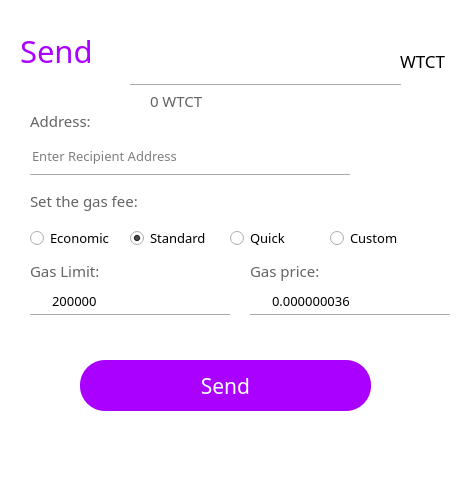
<?xml version="1.0" encoding="UTF-8"?>
<ui version="4.0">
 <class>SendForm</class>
 <widget class="QWidget" name="SendForm">
  <property name="geometry">
   <rect>
    <x>0</x>
    <y>0</y>
    <width>467</width>
    <height>489</height>
   </rect>
  </property>
  <property name="windowTitle">
   <string>Form</string>
  </property>
  <property name="styleSheet">
   <string notr="true">background-color: rgb(255, 255, 255);</string>
  </property>
  <widget class="QLineEdit" name="lineEdit_6">
   <property name="geometry">
    <rect>
     <x>130</x>
     <y>40</y>
     <width>261</width>
     <height>31</height>
    </rect>
   </property>
   <property name="font">
    <font>
     <family>等线</family>
     <pointsize>10</pointsize>
    </font>
   </property>
   <property name="toolTip">
    <string/>
   </property>
   <property name="statusTip">
    <string/>
   </property>
   <property name="whatsThis">
    <string/>
   </property>
   <property name="accessibleName">
    <string/>
   </property>
   <property name="accessibleDescription">
    <string/>
   </property>
   <property name="styleSheet">
    <string notr="true">
QLineEdit[echoMode=&quot;2&quot;] {
    lineedit-password-character:42;
}
</string>
   </property>
   <property name="frame">
    <bool>false</bool>
   </property>
   <property name="echoMode">
    <enum>QLineEdit::Normal</enum>
   </property>
  </widget>
  <widget class="QPushButton" name="closeenterpsw">
   <property name="geometry">
    <rect>
     <x>420</x>
     <y>0</y>
     <width>41</width>
     <height>31</height>
    </rect>
   </property>
   <property name="text">
    <string/>
   </property>
   <property name="icon">
    <iconset>
     <normaloff>pic/close.png</normaloff>pic/close.png</iconset>
   </property>
   <property name="flat">
    <bool>true</bool>
   </property>
  </widget>
  <widget class="QLabel" name="label_15">
   <property name="geometry">
    <rect>
     <x>20</x>
     <y>30</y>
     <width>81</width>
     <height>41</height>
    </rect>
   </property>
   <property name="font">
    <font>
     <family>微软雅黑</family>
     <pointsize>23</pointsize>
     <weight>50</weight>
     <bold>false</bold>
    </font>
   </property>
   <property name="styleSheet">
    <string notr="true">color: rgb(170, 0, 255);</string>
   </property>
   <property name="text">
    <string>Send</string>
   </property>
  </widget>
  <widget class="Line" name="line_38">
   <property name="geometry">
    <rect>
     <x>130</x>
     <y>80</y>
     <width>271</width>
     <height>10</height>
    </rect>
   </property>
   <property name="orientation">
    <enum>Qt::Horizontal</enum>
   </property>
  </widget>
  <widget class="QLabel" name="label_7">
   <property name="geometry">
    <rect>
     <x>400</x>
     <y>50</y>
     <width>51</width>
     <height>21</height>
    </rect>
   </property>
   <property name="font">
    <font>
     <family>等线</family>
     <pointsize>13</pointsize>
    </font>
   </property>
   <property name="text">
    <string>WTCT</string>
   </property>
  </widget>
  <widget class="QPushButton" name="pushButton_9">
   <property name="geometry">
    <rect>
     <x>80</x>
     <y>360</y>
     <width>291</width>
     <height>51</height>
    </rect>
   </property>
   <property name="font">
    <font>
     <family>等线</family>
     <pointsize>16</pointsize>
    </font>
   </property>
   <property name="cursor">
    <cursorShape>PointingHandCursor</cursorShape>
   </property>
   <property name="styleSheet">
    <string notr="true">background-color: rgb(170, 0, 255);
color: rgb(255, 255, 255);
border-radius:25px;</string>
   </property>
   <property name="text">
    <string>Send</string>
   </property>
   <property name="flat">
    <bool>false</bool>
   </property>
  </widget>
  <widget class="Line" name="line_39">
   <property name="geometry">
    <rect>
     <x>30</x>
     <y>310</y>
     <width>200</width>
     <height>10</height>
    </rect>
   </property>
   <property name="orientation">
    <enum>Qt::Horizontal</enum>
   </property>
  </widget>
  <widget class="Line" name="line_40">
   <property name="geometry">
    <rect>
     <x>250</x>
     <y>310</y>
     <width>200</width>
     <height>10</height>
    </rect>
   </property>
   <property name="orientation">
    <enum>Qt::Horizontal</enum>
   </property>
  </widget>
  <widget class="Line" name="line_41">
   <property name="geometry">
    <rect>
     <x>30</x>
     <y>170</y>
     <width>320</width>
     <height>10</height>
    </rect>
   </property>
   <property name="orientation">
    <enum>Qt::Horizontal</enum>
   </property>
  </widget>
  <widget class="QPushButton" name="pushButton_34">
   <property name="geometry">
    <rect>
     <x>360</x>
     <y>130</y>
     <width>41</width>
     <height>41</height>
    </rect>
   </property>
   <property name="cursor">
    <cursorShape>PointingHandCursor</cursorShape>
   </property>
   <property name="autoFillBackground">
    <bool>false</bool>
   </property>
   <property name="text">
    <string/>
   </property>
   <property name="icon">
    <iconset>
     <normaloff>pic/7.png</normaloff>pic/7.png</iconset>
   </property>
   <property name="iconSize">
    <size>
     <width>77</width>
     <height>77</height>
    </size>
   </property>
   <property name="autoDefault">
    <bool>false</bool>
   </property>
   <property name="flat">
    <bool>true</bool>
   </property>
  </widget>
  <widget class="QPushButton" name="pushButton_36">
   <property name="geometry">
    <rect>
     <x>400</x>
     <y>130</y>
     <width>41</width>
     <height>41</height>
    </rect>
   </property>
   <property name="cursor">
    <cursorShape>PointingHandCursor</cursorShape>
   </property>
   <property name="autoFillBackground">
    <bool>false</bool>
   </property>
   <property name="text">
    <string/>
   </property>
   <property name="icon">
    <iconset>
     <normaloff>pic/06.png</normaloff>pic/06.png</iconset>
   </property>
   <property name="iconSize">
    <size>
     <width>77</width>
     <height>77</height>
    </size>
   </property>
   <property name="autoDefault">
    <bool>false</bool>
   </property>
   <property name="flat">
    <bool>true</bool>
   </property>
  </widget>
  <widget class="QLabel" name="label_51">
   <property name="geometry">
    <rect>
     <x>30</x>
     <y>110</y>
     <width>71</width>
     <height>21</height>
    </rect>
   </property>
   <property name="font">
    <font>
     <family>微软雅黑</family>
     <pointsize>11</pointsize>
    </font>
   </property>
   <property name="styleSheet">
    <string notr="true">color: rgb(100, 100, 100);</string>
   </property>
   <property name="text">
    <string>Address:</string>
   </property>
  </widget>
  <widget class="QLabel" name="label_52">
   <property name="geometry">
    <rect>
     <x>150</x>
     <y>90</y>
     <width>161</width>
     <height>21</height>
    </rect>
   </property>
   <property name="font">
    <font>
     <family>微软雅黑</family>
     <pointsize>11</pointsize>
    </font>
   </property>
   <property name="styleSheet">
    <string notr="true">color: rgb(100, 100, 100);</string>
   </property>
   <property name="text">
    <string>0 WTCT</string>
   </property>
  </widget>
  <widget class="QLineEdit" name="lineEdit_7">
   <property name="geometry">
    <rect>
     <x>30</x>
     <y>140</y>
     <width>321</width>
     <height>31</height>
    </rect>
   </property>
   <property name="font">
    <font>
     <family>等线</family>
     <pointsize>10</pointsize>
    </font>
   </property>
   <property name="toolTip">
    <string/>
   </property>
   <property name="statusTip">
    <string/>
   </property>
   <property name="whatsThis">
    <string/>
   </property>
   <property name="accessibleName">
    <string/>
   </property>
   <property name="accessibleDescription">
    <string/>
   </property>
   <property name="styleSheet">
    <string notr="true">
QLineEdit[echoMode=&quot;2&quot;] {
    lineedit-password-character:42;
}
</string>
   </property>
   <property name="frame">
    <bool>false</bool>
   </property>
   <property name="echoMode">
    <enum>QLineEdit::Normal</enum>
   </property>
   <property name="placeholderText">
    <string>Enter Recipient Address</string>
   </property>
  </widget>
  <widget class="QLabel" name="label_53">
   <property name="geometry">
    <rect>
     <x>30</x>
     <y>190</y>
     <width>141</width>
     <height>21</height>
    </rect>
   </property>
   <property name="font">
    <font>
     <family>微软雅黑</family>
     <pointsize>11</pointsize>
    </font>
   </property>
   <property name="styleSheet">
    <string notr="true">color: rgb(100, 100, 100);</string>
   </property>
   <property name="text">
    <string>Set the gas fee:</string>
   </property>
  </widget>
  <widget class="QRadioButton" name="radioButton">
   <property name="geometry">
    <rect>
     <x>30</x>
     <y>230</y>
     <width>89</width>
     <height>16</height>
    </rect>
   </property>
   <property name="font">
    <font>
     <family>微软雅黑</family>
     <pointsize>10</pointsize>
    </font>
   </property>
   <property name="text">
    <string>Economic</string>
   </property>
  </widget>
  <widget class="QRadioButton" name="radioButton_2">
   <property name="geometry">
    <rect>
     <x>130</x>
     <y>230</y>
     <width>89</width>
     <height>16</height>
    </rect>
   </property>
   <property name="font">
    <font>
     <family>微软雅黑</family>
     <pointsize>10</pointsize>
    </font>
   </property>
   <property name="text">
    <string>Standard</string>
   </property>
   <property name="checked">
    <bool>true</bool>
   </property>
  </widget>
  <widget class="QRadioButton" name="radioButton_3">
   <property name="geometry">
    <rect>
     <x>230</x>
     <y>230</y>
     <width>89</width>
     <height>16</height>
    </rect>
   </property>
   <property name="font">
    <font>
     <family>微软雅黑</family>
     <pointsize>10</pointsize>
    </font>
   </property>
   <property name="text">
    <string>Quick</string>
   </property>
  </widget>
  <widget class="QRadioButton" name="radioButton_4">
   <property name="geometry">
    <rect>
     <x>330</x>
     <y>230</y>
     <width>89</width>
     <height>16</height>
    </rect>
   </property>
   <property name="font">
    <font>
     <family>微软雅黑</family>
     <pointsize>10</pointsize>
    </font>
   </property>
   <property name="text">
    <string>Custom</string>
   </property>
  </widget>
  <widget class="QLabel" name="label_54">
   <property name="geometry">
    <rect>
     <x>30</x>
     <y>260</y>
     <width>81</width>
     <height>21</height>
    </rect>
   </property>
   <property name="font">
    <font>
     <family>微软雅黑</family>
     <pointsize>11</pointsize>
    </font>
   </property>
   <property name="styleSheet">
    <string notr="true">color: rgb(100, 100, 100);</string>
   </property>
   <property name="text">
    <string>Gas Limit:</string>
   </property>
  </widget>
  <widget class="QLabel" name="label_55">
   <property name="geometry">
    <rect>
     <x>250</x>
     <y>260</y>
     <width>81</width>
     <height>21</height>
    </rect>
   </property>
   <property name="font">
    <font>
     <family>微软雅黑</family>
     <pointsize>11</pointsize>
    </font>
   </property>
   <property name="styleSheet">
    <string notr="true">color: rgb(100, 100, 100);</string>
   </property>
   <property name="text">
    <string>Gas price:</string>
   </property>
  </widget>
  <widget class="QLineEdit" name="lineEdit_8">
   <property name="geometry">
    <rect>
     <x>50</x>
     <y>290</y>
     <width>161</width>
     <height>21</height>
    </rect>
   </property>
   <property name="font">
    <font>
     <family>等线</family>
     <pointsize>10</pointsize>
    </font>
   </property>
   <property name="toolTip">
    <string/>
   </property>
   <property name="statusTip">
    <string/>
   </property>
   <property name="whatsThis">
    <string/>
   </property>
   <property name="accessibleName">
    <string/>
   </property>
   <property name="accessibleDescription">
    <string/>
   </property>
   <property name="styleSheet">
    <string notr="true">
QLineEdit[echoMode=&quot;2&quot;] {
    lineedit-password-character:42;
}
</string>
   </property>
   <property name="text">
    <string>200000</string>
   </property>
   <property name="frame">
    <bool>false</bool>
   </property>
   <property name="echoMode">
    <enum>QLineEdit::Normal</enum>
   </property>
  </widget>
  <widget class="QLineEdit" name="lineEdit_9">
   <property name="geometry">
    <rect>
     <x>270</x>
     <y>290</y>
     <width>161</width>
     <height>21</height>
    </rect>
   </property>
   <property name="font">
    <font>
     <family>等线</family>
     <pointsize>10</pointsize>
    </font>
   </property>
   <property name="toolTip">
    <string/>
   </property>
   <property name="statusTip">
    <string/>
   </property>
   <property name="whatsThis">
    <string/>
   </property>
   <property name="accessibleName">
    <string/>
   </property>
   <property name="accessibleDescription">
    <string/>
   </property>
   <property name="styleSheet">
    <string notr="true">
QLineEdit[echoMode=&quot;2&quot;] {
    lineedit-password-character:42;
}
</string>
   </property>
   <property name="text">
    <string>0.000000036</string>
   </property>
   <property name="frame">
    <bool>false</bool>
   </property>
   <property name="echoMode">
    <enum>QLineEdit::Normal</enum>
   </property>
  </widget>
 </widget>
 <resources/>
 <connections/>
</ui>
